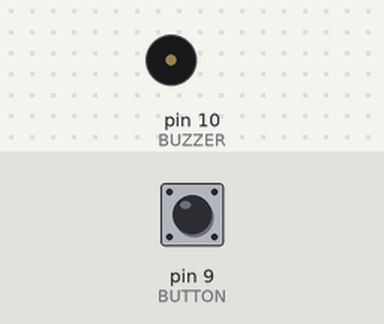
This sketch was run on a simulated Arduino Uno, built with avr-gcc and run on an emulated ATmega328P. On the bench: buzzer (waves = sounding). Inputs (shaded band) come from the test bench; at power-on: pin 9 (BUTTON) HIGH.

Above: at 1.2 s.
1.3 s: pin 9 (BUTTON) pulled LOW for 0.15 s
At 1.7 s:
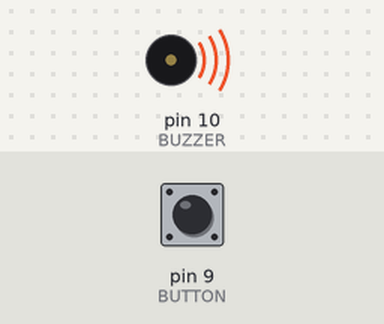
Timing chart, 0 to 10.4 s (numbered marks = the images above; inputs shaded):
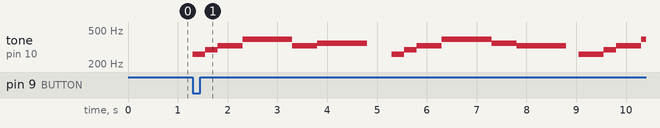

Measured:
- after the input at 1.3 s, tone on pin 10 (BUZZER): plays 261 Hz for 0.25 s, 293 Hz for 0.25 s, 329 Hz for 0.50 s, 391 Hz for 1.0 s, 329 Hz for 0.50 s, 349 Hz for 1.0 s … (16 notes in this stretch), starting at once

The sketch:

musica.ino
```cpp
#define BUTTON 9

#define BUZZER 10

// frequencia de cada nota musical
const int c = 261; // dó
const int d = 293; // ré
const int e = 329; // mi
const int f = 349; // fá
const int g = 391; // sol
const int a = 440; // lá
const int b = 493; // dó

const int tempo = 1000;

int notas[] = {c, d, e, g, g, e, f, f, 0, c, d, e, g, g, f, e, 0, c, c, d, e, g, 0, g, f, e, c, f, 0, f, e, d, d, e, 0, d, d, c, c, 0};
int tempos[] = {4, 4, 2, 2, 2, 2, 2, 2, 2, 4, 4, 2, 2, 2, 2, 1, 4, 4, 4, 4, 2, 2, 4, 4, 4, 4, 2, 2, 4, 4, 4, 4, 2, 2, 4, 4, 4, 4, 1, 6};
int tamanho = 0, i;

void setup() {
  pinMode(BUTTON, INPUT_PULLUP);
  pinMode(BUZZER, OUTPUT);

  tamanho = sizeof(notas) / 2;
  for (i = 0; i < tamanho; i++) {
    tempos[i] = tempo/tempos[i];
  }
}

void loop() {
  bool stateButton = digitalRead(BUTTON);
  if (stateButton == LOW) {
    for (i = 0; i < tamanho; i++) {
      if (notas[i] == 0) {
        noTone(BUZZER);
        delay(tempos[i]);
      } else {
        tone(BUZZER, notas[i]);
        delay(tempos[i]);
      }
    }
  }
}
```
